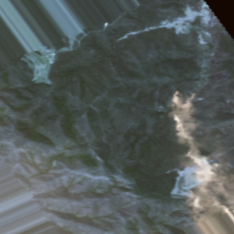
#> input picture augmented_images_fire/aug_0_4195.png, 234 x 234 px, given in place of 20180808_185549_0f34_3B_Visual.tif, which was not available
$ python pipline_scratch.py
#> lines starting #> are read from the running program, lines starting #| are printed output that depends on the picture
### Image_Splitter.py
from PIL import Image
import numpy as np
import argparse
import cv2
from skimage import io
from skimage.external import tifffile
from skimage.transform import rotate
from skimage.color import rgb2gray
from deskew import determine_skew
from collections import defaultdict
import os
from time import strftime
from datetime import datetime

masterDir = os.path.dirname("/Users/max/Quick Jupyter Notebooks/MMAI/MMAI 894 - Deep Learning/")
rawImageDir = os.path.dirname("/Users/max/Quick Jupyter Notebooks/MMAI/MMAI 894 - Deep Learning/visual_images_and_metadata/")
codeCacheDir = os.path.dirname("/Users/max/Quick Jupyter Notebooks/MMAI/MMAI 894 - Deep Learning/code_cache/")
tileCacheDir = os.path.dirname("/Users/max/Quick Jupyter Notebooks/MMAI/MMAI 894 - Deep Learning/code_cache/tiles/")
baseImagePath = "/Users/max/Quick Jupyter Notebooks/MMAI/MMAI 894 - Deep Learning/visual_images_and_metadata/LC80890822019310LGN00_Visual.tif"

def imageSplit(imageDir, imageName, tileSize):
#> called with imageDir = 'visual_images_and_metadata', imageName = '20180808_185549_0f34_3B_Visual.tif', tileSize = 234
    startTime = datetime.now()
    print("\t\tBeginning split for image {} at {}".format(imageName, startTime.strftime("%H:%M:%S")))
    imagePath = os.path.join(imageDir, imageName)
    # Create DataFrame to store image information
    tileInfo = []

    # Convert image to PNG for processing
    baseImage = Image.open(imagePath)
#> baseImage is the input picture: PIL image 234x234 RGB; mean R, G, B 84.3, 91.8, 90.2
    baseImage.save(os.path.join(codeCacheDir, "baseImage_PNG.png"), "PNG") #/Users/max/Quick Jupyter Notebooks/MMAI/MMAI 894 - Deep Learning/code_cache/baseImgae_PNG", "PNG")
    baseImage = io.imread(os.path.join(codeCacheDir, "baseImage_PNG.png"))
    conversionTime = datetime.now() - startTime
    print("\t\t\t Conversion completed in {} seconds".format(conversionTime.seconds))

    # Rotate and save image
    grayscale = rgb2gray(baseImage)
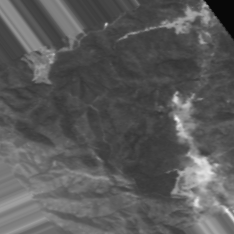
#> grayscale: shape (234, 234) float64; min 0.0335, max 0.957, mean 0.353
    angle = determine_skew(grayscale)
    rotated = rotate(baseImage, angle, resize=True)*255
    io.imsave(os.path.join(codeCacheDir,"baseImgae_PNG_rotated.png"), rotated.astype(np.uint8))
    rotateTime = datetime.now() - startTime + conversionTime
    print("\t\t\t Rotation completed in {} seconds".format(rotateTime.seconds))

    # Find and crop grey edges
    img = cv2.imread(os.path.join(codeCacheDir,"baseImgae_PNG_rotated.png"))
    grayscale = cv2.cvtColor(img, cv2.COLOR_BGR2GRAY)
    _, threshold = cv2.threshold(grayscale, 0, 255, cv2.THRESH_BINARY)
    contours, hierarchy = cv2.findContours(threshold, cv2.RETR_EXTERNAL, cv2.CHAIN_APPROX_SIMPLE)
    count = contours[0]
    x, y, w, h = cv2.boundingRect(count)
    cropped = img[y:y + h, x:x + w]
    cv2.imwrite(os.path.join(codeCacheDir, "grayscale_check.png"), grayscale)
    cv2.imwrite(os.path.join(codeCacheDir,"baseImage_rotate_borderless.png"), cropped)
    borderRemovalTime = datetime.now() - startTime + rotateTime
    print("\t\t\t Border removal completed in {} seconds".format(borderRemovalTime.seconds))

    # Determine chunk size and chunk images
    ready_image = Image.open(os.path.join(codeCacheDir,"baseImage_rotate_borderless.png"))
    width, height = ready_image.size
    chunks_wide = width // tileSize
    chunks_high = height // tileSize
    # ready_image = io.imread('/Users/max/Quick Jupyter Notebooks/MMAI/MMAI 894 - Deep Learning/code_cache/baseImage_rotate_borderless.png')

    chunkCoords = []
    chunkCount = (chunks_high + 1) * (chunks_wide + 1)
    chunkDim = 234
    Xs = []
    Ys = []
    increasingX = 0
    increasingY = 0
    while len(Xs) < chunks_wide:
        Xs.append(increasingX)
        increasingX += chunkDim
    Xs.append(width - chunkDim)

    while len(Ys) < chunks_high:
        Ys.append(increasingY)
        increasingY += chunkDim
    Ys.append(height - chunkDim)

    for x in Xs:
        x1 = x
        x2 = x + chunkDim
        for y in Ys:
            y1 = y
            y2 = y + chunkDim
            chunkCoords.append([x1, y1, x2, y2])

    # Generate Tiles

    for tile in chunkCoords:
        cropped = ready_image.crop((tile[0], tile[1], tile[2], tile[3]))
        filename = "{}-{}-{}-{}-{}.png".format(imageName, tile[0], tile[1], tile[2], tile[3])
        filepath = os.path.join(tileCacheDir, filename)
        tileInfo.append([imageName,filename, filepath])
        cropped.save(filepath, "PNG")
    tileGenerationTime = datetime.now() - startTime + borderRemovalTime
    print("\t\t\t Tile generation completed in {} seconds".format(tileGenerationTime.seconds))
    ready_image.save(os.path.join(codeCacheDir, "processedImages/{}_prc".format(imageName)), "PNG")
    totalTime = datetime.now() - startTime

    print("\t\tFile: {} completed in {} seconds\r\r".format(imageName, totalTime.seconds))

    return tileInfo

# tileInfo = imageSplit(rawImageDir,"LC80890822019310LGN00_Visual.tif")

### pipline_scratch.py
import os, sys, traceback, threading
from time import strftime
from datetime import datetime
from skimage import io
from Image_Splitter import imageSplit
import pickle

masterDir = os.path.dirname("//")
rawImageDir = os.path.dirname("visual_images_and_metadata/")
codeCacheDir = os.path.dirname("code_cache/")
tileCacheDir = os.path.dirname("code_cache/tiles/")
baseImagePath = "/Users/max/Quick Jupyter Notebooks/MMAI/MMAI 894 - Deep Learning/visual_images_and_metadata/LC80890822019310LGN00_Visual.tif"

tileSize = 234
tile_info=[]

# [11 lines of commented-out code are left out]

imageSplit(rawImageDir, "20180808_185549_0f34_3B_Visual.tif", tileSize)
#> (the call stopped at in imageSplit, `angle = determine_skew(grayscale)`: deskew is not available in this run)
# imageSplit(rawImageDir, "LC80890822019310LGN00_Visual.tif", tileSize)

$ run again, on augmented_images_fire/aug_0_5049.png
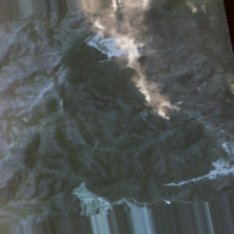
#> input picture augmented_images_fire/aug_0_5049.png, 234 x 234 px, given in place of 20180808_185549_0f34_3B_Visual.tif, which was not available
#> in imageSplit, baseImage is the input picture: PIL image 234x234 RGB; mean R, G, B 81.4, 86.6, 85.1
#> in imageSplit, `grayscale = rgb2gray(baseImage)`:
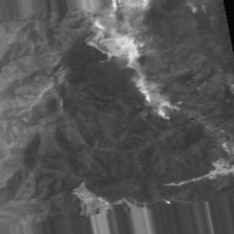
#> grayscale: shape (234, 234) float64; min 0.0307, max 0.948, mean 0.335
